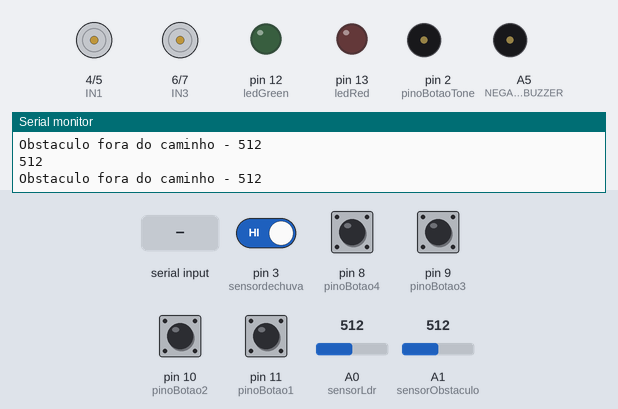
Bench run of a sketch on a simulated Arduino Uno, built with avr-gcc and run on an emulated ATmega328P. Shown: motor-driver pin pairs drawn as motors (green arrow = first pin HIGH = forward, orange = second pin HIGH = backward, longer = more drive), output pins drawn as LEDs (lit = HIGH), buzzer (waves = sounding, pin HIGH), the last lines printed to the serial monitor. Dashed ring = blinking. The test bench sets the inputs (shaded band); at power-on: pin 3 (sensordechuva) HIGH, pin 8 (pinoBotao4), pin 9 (pinoBotao3), pin 10 (pinoBotao2), pin 11 (pinoBotao1) LOW, A0 (sensorLdr) = 512, A1 (sensorObstaculo) = 512.

Above: at 4.2 s.
4.3 s: "esq h" received over Serial
At 4.63 s:
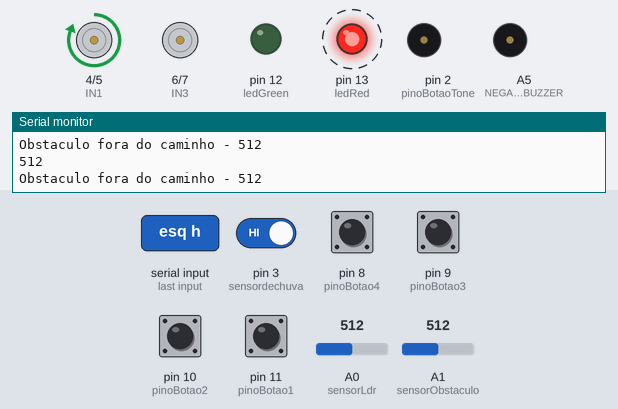
7.3 s: pin 11 (pinoBotao1) pulled HIGH for 0.15 s
At 7.42 s:
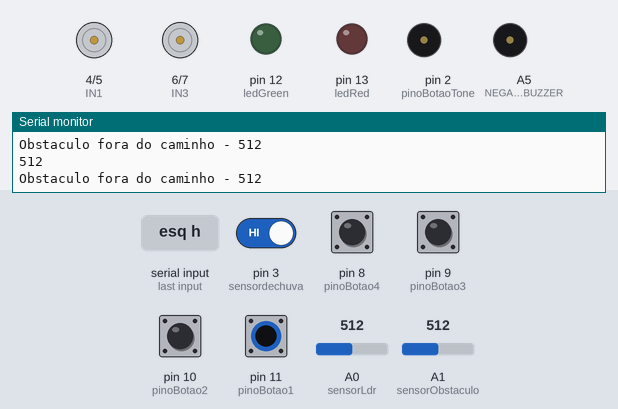
10.3 s: "esq a" received over Serial
At 10.58 s:
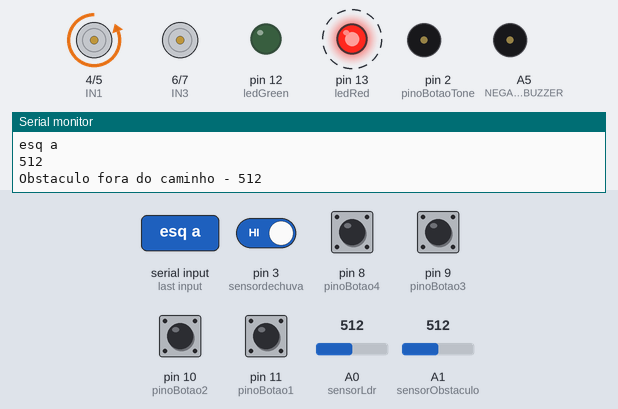
13.3 s: "dir h" received over Serial
At 13.78 s:
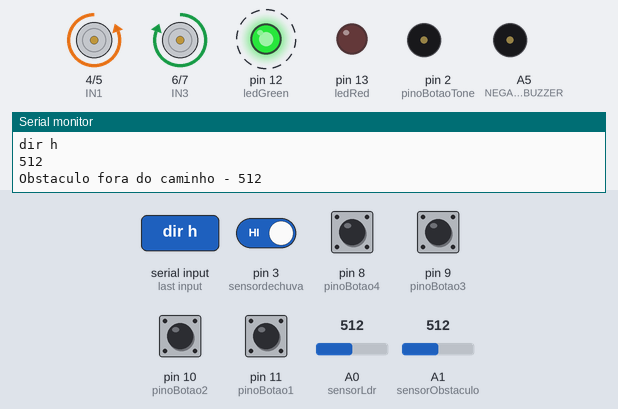
16.3 s: pin 9 (pinoBotao3) pulled HIGH for 0.15 s
At 16.97 s:
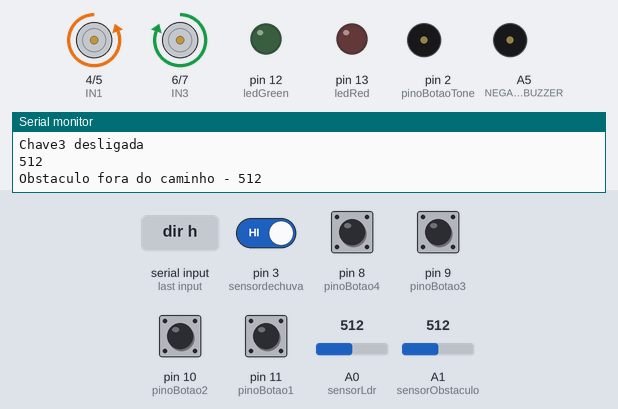
19.3 s: pin 10 (pinoBotao2) pulled HIGH for 1 s
At 20.39 s:
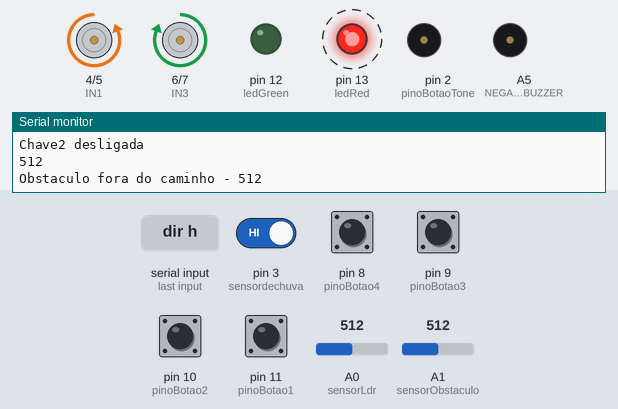
Timing chart, 0 to 23.3 s (numbered marks = the images above; inputs shaded):
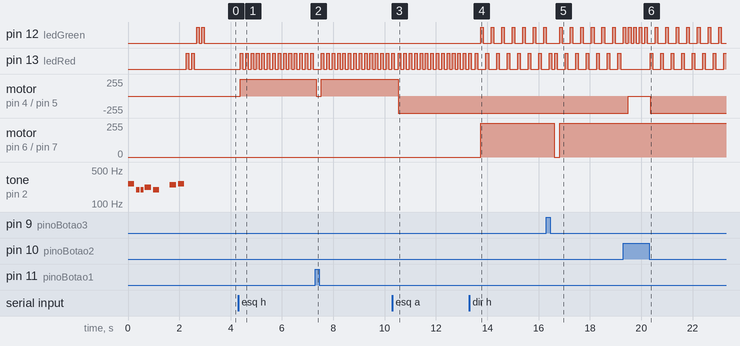

Measured:
- after the input at 4.3 s, pin 13 (ledRed): alternates HIGH for 0.10 s and LOW for 0.11 s, starting after 0.07 s; motor on pin 4 (IN1) / pin 5 (IN2): stopped → forward 255/255 after 0.07 s
- after the input at 7.3 s, motor on pin 4 (IN1) / pin 5 (IN2): forward 255/255 → stopped at once, → forward 255/255 0.20 s later
- after the input at 10.3 s, motor on pin 4 (IN1) / pin 5 (IN2): forward 255/255 → backward 255/255 after 0.23 s
- after the input at 13.3 s, pin 12 (ledGreen): alternates HIGH for 0.10 s and LOW for 0.31 s, starting after 0.44 s; motor on pin 6 (IN3) / pin 7 (IN4): stopped → forward 255/255 after 0.44 s
- after the input at 16.3 s, motor on pin 6 (IN3) / pin 7 (IN4): forward 255/255 → stopped after 0.31 s, → forward 255/255 0.21 s later
- after the input at 19.3 s, motor on pin 4 (IN1) / pin 5 (IN2): backward 255/255 → stopped after 0.20 s, → backward 255/255 0.84 s later

The sketch:

Janela_Automatica_v_2.ino
```cpp
/*
//Programa : Controle de Janela de 2 folhas

Sensor Ldr: Quando esta de dia, janela de aluminio abre e quando escurece janela de aluminio fecha.
setLimiteDelayLdr = variavel que determina tempo do delay para inicio da ação

Sensor Chuva: Quando chove, janela de vidro fecha e quando para de chover janela de vidro abre.
setLimiteDelayChuva = variavel que determina tempo do delay para inicio da ação

Autor : Marco Romero
*/

/*SENSOR OBSTACULO IR*/

int sensorObstaculo = 1;
int valorObstaculo = 0;


#include "pitches.h" //musica
byte pinoBotaoTone = 2;//
// notes in the melody:
int melody[] = {
  NOTE_C4, NOTE_G3,NOTE_G3, NOTE_A3, NOTE_G3,0, NOTE_B3, NOTE_C4};

// note durations: 4 = quarter note, 8 = eighth note, etc.:
int noteDurations[] = {
  4, 8, 8, 4,4,4,4,4 };

  int NEGATIVOBUZZER = A5;

//-------------------------------------------------------------------

int ledRed = 13;
int ledGreen = 12;


//Definicoes pinos Arduino ligados a entrada da Ponte H
int IN1 = 4;
int IN2 = 5;
int IN3 = 6;
int IN4 = 7;

// Definiçõe Ldr
int sensorLdr = 0;//
int valorSensorLdr = 0;
int timeOffDelayLdr = 0;
int setLimiteDelayLdr = 1000;

//Definiçõe sensor de chuva
int sensordechuva = 3;
int timeOffDelayChuva = 0;
int setLimiteDelayChuva = 500;

//bt
byte pinoBotao1 = 11;
byte pinoBotao2 = 10;
byte pinoBotao3 = 9;
byte pinoBotao4 = 8;

int statusChave1;
int statusChave2;
int statusChave3;
int statusChave4;
//----------------------------

/// Variaveis de controle


int mostrasensorLdr;
int mostrasensorChuva;

String statusEsq = "p";
String statusDir = "p";
String statusEsq_Db;
String statusDir_Db;
String cmd = "";


void setup()
{
  Serial.begin(9600);

  pinMode(NEGATIVOBUZZER, OUTPUT);

  pinMode(ledRed, OUTPUT);
  pinMode(ledGreen, OUTPUT);

  //Define os pinos ponte H como saida
  pinMode(IN1, OUTPUT);
  pinMode(IN2, OUTPUT);
  pinMode(IN3, OUTPUT);
  pinMode(IN4, OUTPUT);

  //Define sensor de chuva como entrada
  pinMode(sensordechuva,INPUT);


  //Define o pino como entrada (Pino do botao)
  pinMode(pinoBotao1, INPUT);//bt1
  pinMode(pinoBotao2, INPUT);//bt2
  pinMode(pinoBotao3, INPUT);//bt3
  pinMode(pinoBotao4, INPUT);//bt4

  //alerta();
  musica();

  digitalWrite(ledRed, HIGH);   // turn the LED on (HIGH is the voltage level)
  delay(100);               // wait for a second
  digitalWrite(ledRed, LOW);    // turn the LED off by making the voltage LOW
  delay(100);
  digitalWrite(ledRed, HIGH);   // turn the LED on (HIGH is the voltage level)
  delay(100);               // wait for a second
  digitalWrite(ledRed, LOW);    // turn the LED off by making the voltage LOW
  delay(100);

  digitalWrite(ledGreen, HIGH);   // turn the LED on (HIGH is the voltage level)
  delay(100);               // wait for a second
  digitalWrite(ledGreen, LOW);    // turn the LED off by making the voltage LOW
  delay(100);
  digitalWrite(ledGreen, HIGH);   // turn the LED on (HIGH is the voltage level)
  delay(100);               // wait for a second
  digitalWrite(ledGreen, LOW);    // turn the LED off by making the voltage LOW
  delay(100);

}

void loop()
{

  /////// RECEBE SERIAL //-----------------------------------------------------------------------------------------------------------
  if(Serial.available() > 0) // serial pc
  {
    while(Serial.available() > 0)
    {
      cmd += char(Serial.read());
      delay(10);
    }
    Serial.println(cmd);
  }

  if (cmd.length() >0) {
    if(cmd == "ldr on") { mostrasensorLdr = 1;}
    if(cmd == "ldr off"){ mostrasensorLdr = 0;}
    if(cmd == "esq h"){ statusEsq = "h";}
    if(cmd == "esq a") { statusEsq = "a";}
    if(cmd == "esq p"){ statusEsq = "p";}
    if(cmd == "dir h"){ statusDir = "h";}
    if(cmd == "dir a") { statusDir = "a";}
    if(cmd == "dir p"){ statusDir = "p";}
    cmd = "";
  }

  botoes();
  sensorLuz();
  sensorChuva();
  obstaculo();

  if(statusEsq == "h" && statusChave1 == 0 && statusChave2 == 0){
    giraEsquedoHorario();
  }else if(statusEsq == "h" && statusChave1 == 1 && statusChave2 == 0){
    paraEsquerdo();
  };

  if(statusEsq == "a" && statusChave1 == 0 && statusChave2 == 0){
    giraEsquedoAntiHorario();
  }else if(statusEsq == "a" && statusChave1 == 0 && statusChave2 == 1){
    paraEsquerdo();
  };


  if(statusDir == "h" && statusChave3 == 0 && statusChave4 == 0){
    giraDireitoHorario();
  }else if(statusDir == "h" && statusChave3 == 1 && statusChave4 == 0){
    paraDireito();
  };

  if(statusDir == "a" && statusChave3 == 0 && statusChave4 == 0){
    giraDireitoAntiHorario();
  }else if(statusDir == "a" && statusChave3 == 0 && statusChave4 == 1){
    paraDireito();
  };
  delay(10);
}//------------------------------------- fim loop


void obstaculo()
{
  valorObstaculo=analogRead(sensorObstaculo);//Preparando o sensor, dizendo que a leitura pertence ao valor
  Serial.println(valorObstaculo);   //Linha que expressa para mostrar o valor do sensor no Monitor Serial
  if(valorObstaculo < 200)          //Condição que se o valor for maior que 200
  {
    //digitalWrite(led, HIGH);//LED fica acesso
    Serial.print("Obstaculo Detectado - ");
    Serial.println(valorObstaculo);
  }
  else                      //Caso contrario,
  {
    //digitalWrite(led, LOW); //LED fica apagado
    Serial.print("Obstaculo fora do caminho - ");
    Serial.println(valorObstaculo);
  }
}


void som1()
{
  tone(pinoBotaoTone,900,300); //aqui sai o som
  delay(300);
  Serial.println("som1");
}
void som2()
{
  tone(pinoBotaoTone,900,50); //aqui sai o som
  delay(100);
  tone(pinoBotaoTone,900,100); //aqui sai o som
  Serial.println("som2");
}
void som3()
{
  tone(pinoBotaoTone,900,50); //aqui sai o som
  delay(100);
  tone(pinoBotaoTone,900,50); //aqui sai o som
  delay(100);
  tone(pinoBotaoTone,900,100); //aqui sai o som
  Serial.println("som3");
}
void som4()
{
  tone(pinoBotaoTone,900,50); //aqui sai o som
  delay(100);
  tone(pinoBotaoTone,900,50); //aqui sai o som
  delay(100);
  tone(pinoBotaoTone,900,50); //aqui sai o som
  delay(100);
  tone(pinoBotaoTone,900,100); //aqui sai o som
  Serial.println("som4");
}
void musica()
{
  for (int thisNote = 0; thisNote < 8; thisNote++) {

    // to calculate the note duration, take one second
    // divided by the note type.
    //e.g. quarter note = 1000 / 4, eighth note = 1000/8, etc.
    int noteDuration = 1000/noteDurations[thisNote];
    tone(pinoBotaoTone, melody[thisNote],noteDuration);

    // to distinguish the notes, set a minimum time between them.
    // the note's duration + 30% seems to work well:
    int pauseBetweenNotes = noteDuration * 1.30;
    delay(pauseBetweenNotes);
    // stop the tone playing:
    noTone(pinoBotaoTone);
  }
}
//////////////////////////////////////////////////////////////////////////////////////////////////
void giraEsquedoHorario()
{
  digitalWrite(IN1, HIGH);
  digitalWrite(IN2, LOW);
  digitalWrite(ledRed, HIGH);   // turn the LED on (HIGH is the voltage level)
  delay(100);               // wait for a second
  digitalWrite(ledRed, LOW);    // turn the LED off by making the voltage LOW
  delay(100);
  //som1();
}

void giraEsquedoAntiHorario()
{
  digitalWrite(IN1, LOW);
  digitalWrite(IN2, HIGH);
  digitalWrite(ledRed, HIGH);   // turn the LED on (HIGH is the voltage level)
  delay(100);               // wait for a second
  digitalWrite(ledRed, LOW);    // turn the LED off by making the voltage LOW
  delay(100);
  //som2();
}

void paraEsquerdo()
{
  digitalWrite(IN1, HIGH);
  digitalWrite(IN2, HIGH);
}


//////////////////////////////////////////////////////////////////////////////////////////////////
void giraDireitoHorario()
{
  digitalWrite(IN3, HIGH);
  digitalWrite(IN4, LOW);
  digitalWrite(ledGreen, HIGH);   // turn the LED on (HIGH is the voltage level)
  delay(100);               // wait for a second
  digitalWrite(ledGreen, LOW);    // turn the LED off by making the voltage LOW
  delay(100);
  //som3();
}

void giraDireitoAntiHorario()
{
  digitalWrite(IN3, LOW);
  digitalWrite(IN4, HIGH);
  digitalWrite(ledGreen, HIGH);   // turn the LED on (HIGH is the voltage level)
  delay(100);               // wait for a second
  digitalWrite(ledGreen, LOW);    // turn the LED off by making the voltage LOW
  delay(100);
  //som4();
}

void paraDireito()
{
  digitalWrite(IN3, HIGH);
  digitalWrite(IN4, HIGH);
}


//////////////////////////////////////////////////////////////////////////////////////////////////


void sensorLuz()
{

 int valorSensorLdr = analogRead(sensorLdr);
 if(valorSensorLdr > 500){

   if(timeOffDelayLdr > setLimiteDelayLdr){
       if(statusEsq != "h"){
         statusEsq = "h";
         statusChave2 = 0;
         Serial.println("Dia - Abre Aluminio");
         Serial.print("Status Giro Motor Esq: ");
         Serial.print(statusEsq);
         Serial.print(" Status Chave 1: ");
         Serial.print(statusChave1);
         Serial.print(" Status Chave 2: ");
         Serial.println(statusChave2);
       }
       timeOffDelayLdr = 0;
   }
   timeOffDelayLdr++;

 }else if(valorSensorLdr < 500){

   if(timeOffDelayLdr > setLimiteDelayLdr){
     if(statusEsq != "a"){
       statusEsq = "a";
       statusChave1 = 0;
       Serial.println("Noite - Fecha Aluminio");
       Serial.print("Status Giro Motor Esq: ");
       Serial.print(statusEsq);
       Serial.print(" Status Chave 1: ");
       Serial.print(statusChave1);
       Serial.print(" Status Chave 2: ");
       Serial.println(statusChave2);
     }
     timeOffDelayLdr = 0;
   }
   timeOffDelayLdr++;

 }

  //Exibindo o valor do sensor no serial monitor.
  if(mostrasensorLdr == 1){
    Serial.print("LDR - Motor Esq: ");
    Serial.println(valorSensorLdr);
  }


}

//-----------------------------------------------------------------------------------------------------------------------------


void sensorChuva()
{
  if(digitalRead(sensordechuva) == 0)
  {
    if(timeOffDelayChuva > setLimiteDelayChuva){
      if(statusDir != "h"){
        statusDir = "h";
        statusChave4 = 0;
        Serial.println("Com Chuva - Fecha Vidro");
        Serial.print("Status Giro Motor Dir: ");
        Serial.print(statusDir);
        Serial.print(" Status Chave 3: ");
        Serial.print(statusChave3);
        Serial.print(" Status Chave 4: ");
        Serial.println(statusChave4);
      }
      timeOffDelayChuva = 0;
    }
    timeOffDelayChuva++;
  }
  else if(digitalRead(sensordechuva) == 1)
  {
    if(timeOffDelayChuva > setLimiteDelayChuva){
      if(statusDir != "a"){
        statusDir = "a";
        statusChave3 = 0;
        Serial.println("Sem Chuva - Abre Vidro");
        Serial.print("Status Giro Motor Dir: ");
        Serial.print(statusDir);
        Serial.print(" Status Chave 3: ");
        Serial.print(statusChave3);
        Serial.print(" Status Chave 4: ");
        Serial.println(statusChave4);
      }
      timeOffDelayChuva = 0;
    }
    timeOffDelayChuva++;

  }

  if(mostrasensorChuva == 1){
    Serial.print("Chuva - Motor Dir: ");
    Serial.println(sensordechuva);
  }
}


void botoes()
{
 if (digitalRead(pinoBotao1) == HIGH)
  {
    if(statusChave1 != 1){
      statusEsq == "p";
      Serial.println("Chave1 acionada");
      statusChave1  = 1;
    }
  }else if (digitalRead(pinoBotao1) == LOW) {
    if(statusChave1 != 0){
      Serial.println("Chave1 desligada");
      statusChave1  = 0;
    }
  }

  if (digitalRead(pinoBotao2) == HIGH)
  {
    if(statusChave2 != 1){
      statusEsq == "p";
      Serial.println("Chave2 acionada");
      statusChave2  = 1;
    }
  }else if (digitalRead(pinoBotao2) == LOW) {
    if(statusChave2 != 0){
      Serial.println("Chave2 desligada");
      statusChave2  = 0;
    }
  }

  if (digitalRead(pinoBotao3) == HIGH)
  {
    if(statusChave3 != 1){
      statusEsq == "p";
      Serial.println("Chave3 acionada");
      statusChave3  = 1;
    }
  }else if (digitalRead(pinoBotao3) == LOW) {
    if(statusChave3 != 0){
      Serial.println("Chave3 desligada");
      statusChave3  = 0;
    }
  }

  if (digitalRead(pinoBotao4) == HIGH)
  {
    if(statusChave4 != 1){
      statusEsq == "p";
      Serial.println("Chave4 acionada");
      statusChave4  = 1;
    }
  }else if (digitalRead(pinoBotao4) == LOW) {
    if(statusChave4 != 0){
      Serial.println("Chave4 desligada");
      statusChave4  = 0;
    }
  }
}
```

pitches.h
```cpp
/*************************************************
 * Public Constants
 *************************************************/

#define NOTE_B0  31
#define NOTE_C1  33
#define NOTE_CS1 35
#define NOTE_D1  37
#define NOTE_DS1 39
#define NOTE_E1  41
#define NOTE_F1  44
#define NOTE_FS1 46
#define NOTE_G1  49
#define NOTE_GS1 52
#define NOTE_A1  55
#define NOTE_AS1 58
#define NOTE_B1  62
#define NOTE_C2  65
#define NOTE_CS2 69
#define NOTE_D2  73
#define NOTE_DS2 78
#define NOTE_E2  82
#define NOTE_F2  87
#define NOTE_FS2 93
#define NOTE_G2  98
#define NOTE_GS2 104
#define NOTE_A2  110
#define NOTE_AS2 117
#define NOTE_B2  123
#define NOTE_C3  131
#define NOTE_CS3 139
#define NOTE_D3  147
#define NOTE_DS3 156
#define NOTE_E3  165
#define NOTE_F3  175
#define NOTE_FS3 185
#define NOTE_G3  196
#define NOTE_GS3 208
#define NOTE_A3  220
#define NOTE_AS3 233
#define NOTE_B3  247
#define NOTE_C4  262
#define NOTE_CS4 277
#define NOTE_D4  294
#define NOTE_DS4 311
#define NOTE_E4  330
#define NOTE_F4  349
#define NOTE_FS4 370
#define NOTE_G4  392
#define NOTE_GS4 415
#define NOTE_A4  440
#define NOTE_AS4 466
#define NOTE_B4  494
#define NOTE_C5  523
#define NOTE_CS5 554
#define NOTE_D5  587
#define NOTE_DS5 622
#define NOTE_E5  659
#define NOTE_F5  698
#define NOTE_FS5 740
#define NOTE_G5  784
#define NOTE_GS5 831
#define NOTE_A5  880
#define NOTE_AS5 932
#define NOTE_B5  988
#define NOTE_C6  1047
#define NOTE_CS6 1109
#define NOTE_D6  1175
#define NOTE_DS6 1245
#define NOTE_E6  1319
#define NOTE_F6  1397
#define NOTE_FS6 1480
#define NOTE_G6  1568
#define NOTE_GS6 1661
#define NOTE_A6  1760
#define NOTE_AS6 1865
#define NOTE_B6  1976
#define NOTE_C7  2093
#define NOTE_CS7 2217
#define NOTE_D7  2349
#define NOTE_DS7 2489
#define NOTE_E7  2637
#define NOTE_F7  2794
#define NOTE_FS7 2960
#define NOTE_G7  3136
#define NOTE_GS7 3322
#define NOTE_A7  3520
#define NOTE_AS7 3729
#define NOTE_B7  3951
#define NOTE_C8  4186
#define NOTE_CS8 4435
#define NOTE_D8  4699
#define NOTE_DS8 4978
```
